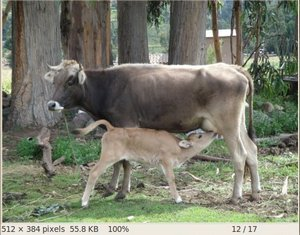
#> input picture 2. Basic Image Processing using OpenCV/src/cow.jpg, 300 x 235 px
$ python 2.Rotate_image.py
#> lines starting #> are read from the running program, lines starting #| are printed output that depends on the picture
# -*- coding: utf-8 -*-
"""
Created on Sun Nov 17 11:12:37 2019

@author: Jaimin
"""


# import opencv
import cv2

# Read image
img = cv2.imread("src/cow.jpg")
#> img is the input picture: shape (235, 300, 3); mean B, G, R 108.8, 123.9, 121.8

# Rotate Image by angle
imgr = cv2.rotate(img,rotateCode=2)
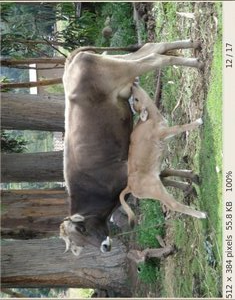
#> imgr: shape (300, 235, 3); mean B, G, R 108.8, 123.9, 121.8

# img center/shape
h,w,c = img.shape
#> h = 235; w = 300; c = 3
center = (h//2,w//2)
#> center = (117, 150)

rotation_matrix = cv2.getRotationMatrix2D(center,-15,0.75)
final_rotated = cv2.warpAffine(img,rotation_matrix,(w,h))
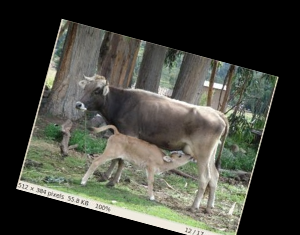
#> final_rotated: shape (235, 300, 3); mean B, G, R 60.3, 68.8, 67.5


# Show rotated image
cv2.imshow("original",img)
cv2.imshow("rotated",final_rotated)
cv2.waitKey(0)
cv2.destroyAllWindows()
